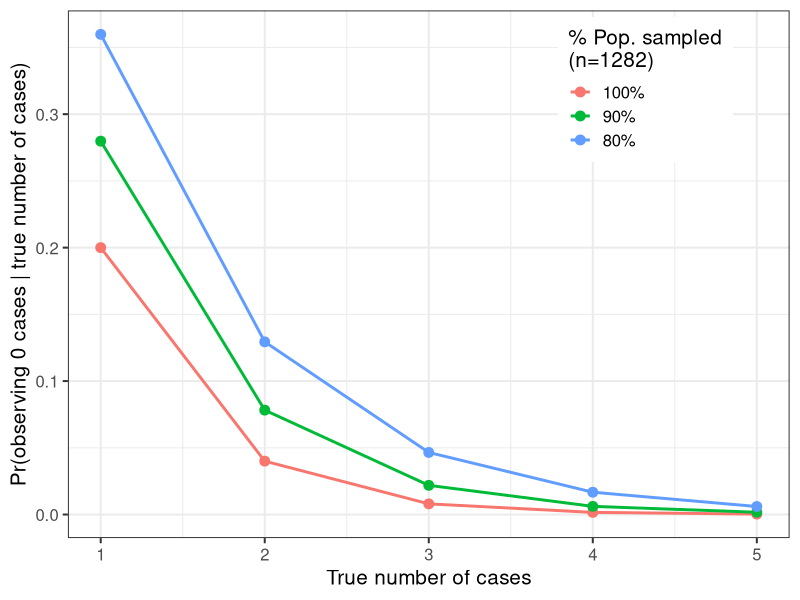

This chart was generated by the following R code:
library(ggplot2)
library(dplyr)

n = 1282 ## Sample size
x = 0    ## Number of observed cases

## Testing the upper bound on the true number of infections

## Code adapted from: https://www.nature.com/articles/s41467-018-06657-5 
PFFI_ST_KCount <- function(K,Se,Sp,N,n,x,alpha,beta){
	
	# probability of null hypothesis
	d = K # diseased in population
	# d = floor(p*N) # diseased in population - safer as above!
	P_null = 0
	for (x1 in 0:x){ # summation of P(T+=x)
	c = 0
	for (y in 0:d){ # outer summation of hypergeometric
	a = dhyper(x=y, m=d, n=N-d, k=n) ## ST: use the distribution
	# a = (choose(d,y)*choose(N-d,n-y))/choose(N,n)
	b = 0
	for (j in 0:min(x1,y)){ # inner summation of hypergeometric
	b = b + dbinom(x=j, size=y, prob=Se)*dbinom(x=x1-j, size=n-y, prob=1-Sp) ## ST: use the distribution
	# b = b + choose(y,j)*Se^j*(1-Se)^(y-j)*choose(n-y,x1-j)*(1-Sp)^(x1-j)*Sp^(n-x1-y+j)
	}
	c = c + a*b
	}
	P_null = P_null+c
	}

	# probability of alternative hypothesis
	d=0 # disease free population
	P_alt = 0
	for (x2 in x:n){ # summation of P(T+=x)
	c = 0
	for (y in 0:d){ # outer summation of hypergeometric
	a = dhyper(x=y, m=d, n=N-d, k=n) ## ST: use the distribution
	# a = (choose(d,y)*choose(N-d,n-y))/choose(N,n)
	b = 0
	for (j in 0:min(x2,y)){ # inner summation of hypergeometric
	b = b + dbinom(x=j, size=y, prob=Se)*dbinom(x=x2-j, size=n-y, prob=1-Sp) ## ST: use the distribution
	# b = b + choose(y,j)*Se^j*(1-Se)^(y-j)*choose(n-y,x2-j)*(1-Sp)^(x2-j)*Sp^(n-x2-y+j)
	}
	c = c + a*b
	}
	P_alt = P_alt+c
	}
	
	# probability of freedom = 1-P_null
	P_free = (1-P_null)
	
	# draw a conclusion regarding whether the survey indicates the population is free from infection
	if (P_null>alpha && P_alt>=(1-beta)){ ## ST
	# if (P_null>alpha && P_alt>alpha){
	conc = "insufficient evidence, sample size too small"
	}
	
	else if (P_null<=alpha && P_alt>=(1-beta)){ ## ST
	# else if (P_null<alpha && P_alt>(1-beta)){
	conc = "free from infection at the determined threshold"
	}
	
	else if (P_alt<(1-beta)){
	conc = "not free from infection"
	}
	
	# return list of probabilities ## ST: added colon for visibility
	vars = c('P_null:','P_alt:','P_free:','Decision:')
	Prob = c(P_null,P_alt,P_free,conc)
	out = data.frame(Prob,row.names = vars)
	return (out)
	
	#out2 = data.frame(value=Prob[1], row.names=vars[1])
	return(out2)
}

## Sensitivity sweep
Se_sweep <- 0.8

## Specificity sweep
Sp_sweep <- 1

## Population size sweep
N_sweep <- round(n/c(1, 0.9, 0.8))

## True prevalence sweep
K_sweep <- c(1:5)

## Set up a matrix
empty_col <- rep(NA, times=length(Se_sweep) * length(Sp_sweep) * length(N_sweep) * length(K_sweep))

dat_sweep <- data.frame(Se=empty_col, Sp=empty_col, N=empty_col, K=empty_col, p_null=empty_col, p_alt=empty_col, p_free=empty_col, decision=empty_col)

## Fix alpha and beta
dat_sweep$alpha <- 0.05
dat_sweep$beta <- 0.05

## Loop over
counter <- 1
for(i in 1:length(Se_sweep)){

for(j in 1:length(Sp_sweep)){

for(k in 1:length(N_sweep)) {

for(l in 1:length(K_sweep)) {

	## Population matrix
	dat_sweep$Se[counter] <- Se_sweep[i]
	dat_sweep$Sp[counter] <- Sp_sweep[j]
	dat_sweep$N[counter] <- N_sweep[k]
	dat_sweep$K[counter] <- K_sweep[l]

	out = PFFI_ST_KCount(
		K=dat_sweep$K[counter],
		Se=dat_sweep$Se[counter],
		Sp=dat_sweep$Sp[counter],
		N=dat_sweep$N[counter],
		n=n,
		x=x,
		alpha=dat_sweep$alpha[1],
		beta=dat_sweep$beta[1])
	
	out2 <- out %>% t() %>% as.data.frame()

	dat_sweep$p_null[counter] <- out2 %>% select("P_null:") %>% pull() %>% as.character() %>% as.numeric()
	dat_sweep$p_alt[counter] <- out2 %>% select("P_alt:") %>% pull() %>% as.character() %>% as.numeric()
	dat_sweep$p_free[counter] <- out2 %>% select("P_free:") %>% pull() %>% as.character() %>% as.numeric()
	dat_sweep$decision[counter] <- out2 %>% select("Decision:") %>% pull() %>% as.character()

	counter <- counter + 1
	rm(out, out2)

}}}}

## Plot
dat_sweep %>%
	mutate(N=factor(N, labels=c("100%", "90%", "80%"))) %>%
	ggplot(aes(x=K, y=p_null, group=N, colour=N)) +
		geom_line(size=1) +
		geom_point(size=3) +
		theme_bw(base_size=15) +
		xlab("True number of cases") +
		ylab(paste0("Pr(observing ", x, " cases | true number of cases)")) +
		theme(legend.position = c(0.8,0.85)) +
		guides(colour=guide_legend(title=paste0("% Pop. sampled\n(n=", n, ")")))
